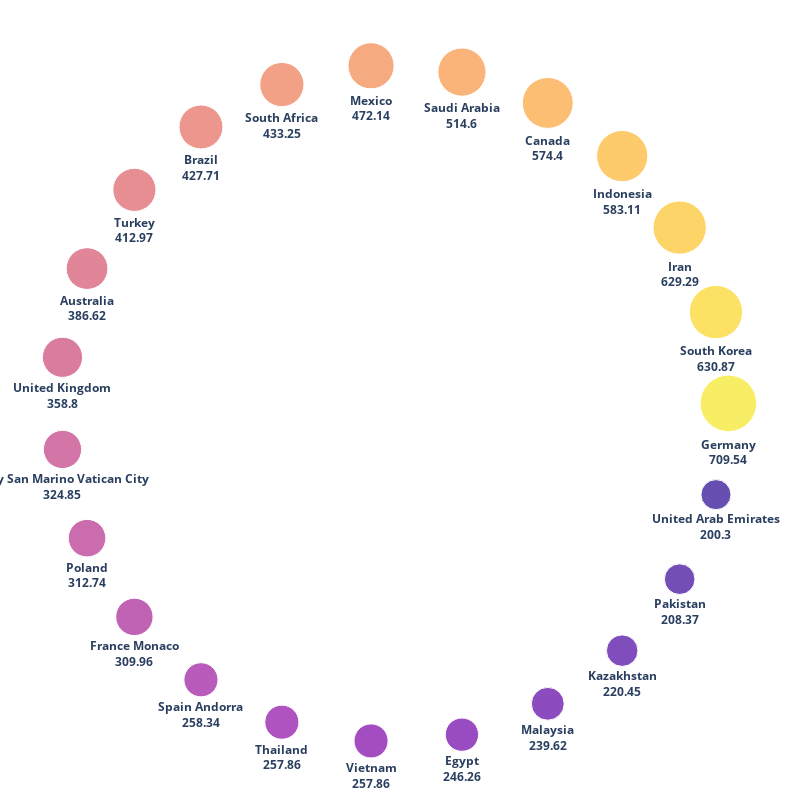

The code cell stored with this chart in its notebook:
### Code cell
fig = px.scatter(df_s,
                 x='X_coor',
                 y='Y_coor',
                 color="countries",
                 color_discrete_sequence=pal_plas,
                 size='emission_2018',
                 text='labels',
                 size_max=40)
fig.update_layout(width=800,
                  height=800,
                  margin=dict(t=0, l=0, r=0, b=0),
                  showlegend=False)
fig.update_traces(textposition='bottom center')
fig.update_xaxes(showgrid=False, zeroline=False, visible=False)
fig.update_yaxes(showgrid=False, zeroline=False, visible=False)

fig.update_layout({'plot_bgcolor': 'white', 'paper_bgcolor': 'white'})
fig.show()

### Figure 1 — Plotly figure (JSON) as saved in the notebook; plotly's stock layout.template omitted (floating-point values rounded to 4 significant figures)
{"data": [{"hovertemplate": "countries=Germany<br>X_coor=%{x}<br>Y_coor=%{y}<br>emission_2018=%{marker.size}<br>labels=%{text}<extra></extra>", "legendgroup": "Germany", "marker": {"color": "#f6e826", "size": [709.5], "sizemode": "area", "sizeref": 0.4435, "symbol": "circle"}, "mode": "markers+text", "name": "Germany", "orientation": "v", "showlegend": true, "text": ["<b>Germany<br>709.54"], "textposition": "bottom center", "type": "scatter", "x": [1], "xaxis": "x", "y": [0], "yaxis": "y"}, {"hovertemplate": "countries=South Korea<br>X_coor=%{x}<br>Y_coor=%{y}<br>emission_2018=%{marker.size}<br>labels=%{text}<extra></extra>", "legendgroup": "South Korea", "marker": {"color": "#fbd524", "size": [630.9], "sizemode": "area", "sizeref": 0.4435, "symbol": "circle"}, "mode": "markers+text", "name": "South Korea", "orientation": "v", "showlegend": true, "text": ["<b>South Korea<br>630.87"], "textposition": "bottom center", "type": "scatter", "x": [0.9629], "xaxis": "x", "y": [0.2698], "yaxis": "y"}, {"hovertemplate": "countries=Iran<br>X_coor=%{x}<br>Y_coor=%{y}<br>emission_2018=%{marker.size}<br>labels=%{text}<extra></extra>", "legendgroup": "Iran", "marker": {"color": "#fdc328", "size": [629.3], "sizemode": "area", "sizeref": 0.4435, "symbol": "circle"}, "mode": "markers+text", "name": "Iran", "orientation": "v", "showlegend": true, "text": ["<b>Iran<br>629.29"], "textposition": "bottom center", "type": "scatter", "x": [0.8544], "xaxis": "x", "y": [0.5196], "yaxis": "y"}, {"hovertemplate": "countries=Indonesia<br>X_coor=%{x}<br>Y_coor=%{y}<br>emission_2018=%{marker.size}<br>labels=%{text}<extra></extra>", "legendgroup": "Indonesia", "marker": {"color": "#fdb42f", "size": [583.1], "sizemode": "area", "sizeref": 0.4435, "symbol": "circle"}, "mode": "markers+text", "name": "Indonesia", "orientation": "v", "showlegend": true, "text": ["<b>Indonesia<br>583.11"], "textposition": "bottom center", "type": "scatter", "x": [0.6826], "xaxis": "x", "y": [0.7308], "yaxis": "y"}, {"hovertemplate": "countries=Canada<br>X_coor=%{x}<br>Y_coor=%{y}<br>emission_2018=%{marker.size}<br>labels=%{text}<extra></extra>", "legendgroup": "Canada", "marker": {"color": "#fca338", "size": [574.4], "sizemode": "area", "sizeref": 0.4435, "symbol": "circle"}, "mode": "markers+text", "name": "Canada", "orientation": "v", "showlegend": true, "text": ["<b>Canada<br>574.4"], "textposition": "bottom center", "type": "scatter", "x": [0.4601], "xaxis": "x", "y": [0.8879], "yaxis": "y"}, {"hovertemplate": "countries=Saudi Arabia<br>X_coor=%{x}<br>Y_coor=%{y}<br>emission_2018=%{marker.size}<br>labels=%{text}<extra></extra>", "legendgroup": "Saudi Arabia", "marker": {"color": "#f89441", "size": [514.6], "sizemode": "area", "sizeref": 0.4435, "symbol": "circle"}, "mode": "markers+text", "name": "Saudi Arabia", "orientation": "v", "showlegend": true, "text": ["<b>Saudi Arabia<br>514.6"], "textposition": "bottom center", "type": "scatter", "x": [0.2035], "xaxis": "x", "y": [0.9791], "yaxis": "y"}, {"hovertemplate": "countries=Mexico<br>X_coor=%{x}<br>Y_coor=%{y}<br>emission_2018=%{marker.size}<br>labels=%{text}<extra></extra>", "legendgroup": "Mexico", "marker": {"color": "#f3874a", "size": [472.1], "sizemode": "area", "sizeref": 0.4435, "symbol": "circle"}, "mode": "markers+text", "name": "Mexico", "orientation": "v", "showlegend": true, "text": ["<b>Mexico<br>472.14"], "textposition": "bottom center", "type": "scatter", "x": [-0.06824], "xaxis": "x", "y": [0.9977], "yaxis": "y"}, {"hovertemplate": "countries=South Africa<br>X_coor=%{x}<br>Y_coor=%{y}<br>emission_2018=%{marker.size}<br>labels=%{text}<extra></extra>", "legendgroup": "South Africa", "marker": {"color": "#ed7953", "size": [433.2], "sizemode": "area", "sizeref": 0.4435, "symbol": "circle"}, "mode": "markers+text", "name": "South Africa", "orientation": "v", "showlegend": true, "text": ["<b>South Africa<br>433.25"], "textposition": "bottom center", "type": "scatter", "x": [-0.3349], "xaxis": "x", "y": [0.9423], "yaxis": "y"}, {"hovertemplate": "countries=Brazil<br>X_coor=%{x}<br>Y_coor=%{y}<br>emission_2018=%{marker.size}<br>labels=%{text}<extra></extra>", "legendgroup": "Brazil", "marker": {"color": "#e56b5d", "size": [427.7], "sizemode": "area", "sizeref": 0.4435, "symbol": "circle"}, "mode": "markers+text", "name": "Brazil", "orientation": "v", "showlegend": true, "text": ["<b>Brazil<br>427.71"], "textposition": "bottom center", "type": "scatter", "x": [-0.5767], "xaxis": "x", "y": [0.817], "yaxis": "y"}, {"hovertemplate": "countries=Turkey<br>X_coor=%{x}<br>Y_coor=%{y}<br>emission_2018=%{marker.size}<br>labels=%{text}<extra></extra>", "legendgroup": "Turkey", "marker": {"color": "#de5f65", "size": [413.0], "sizemode": "area", "sizeref": 0.4435, "symbol": "circle"}, "mode": "markers+text", "name": "Turkey", "orientation": "v", "showlegend": true, "text": ["<b>Turkey<br>412.97"], "textposition": "bottom center", "type": "scatter", "x": [-0.7757], "xaxis": "x", "y": [0.6311], "yaxis": "y"}, {"hovertemplate": "countries=Australia<br>X_coor=%{x}<br>Y_coor=%{y}<br>emission_2018=%{marker.size}<br>labels=%{text}<extra></extra>", "legendgroup": "Australia", "marker": {"color": "#d5536f", "size": [386.6], "sizemode": "area", "sizeref": 0.4435, "symbol": "circle"}, "mode": "markers+text", "name": "Australia", "orientation": "v", "showlegend": true, "text": ["<b>Australia<br>386.62"], "textposition": "bottom center", "type": "scatter", "x": [-0.9172], "xaxis": "x", "y": [0.3984], "yaxis": "y"}, {"hovertemplate": "countries=United Kingdom<br>X_coor=%{x}<br>Y_coor=%{y}<br>emission_2018=%{marker.size}<br>labels=%{text}<extra></extra>", "legendgroup": "United Kingdom", "marker": {"color": "#cb4679", "size": [358.8], "sizemode": "area", "sizeref": 0.4435, "symbol": "circle"}, "mode": "markers+text", "name": "United Kingdom", "orientation": "v", "showlegend": true, "text": ["<b>United Kingdom<br>358.8"], "textposition": "bottom center", "type": "scatter", "x": [-0.9907], "xaxis": "x", "y": [0.1362], "yaxis": "y"}, {"hovertemplate": "countries=Italy San Marino Vatican City<br>X_coor=%{x}<br>Y_coor=%{y}<br>emission_2018=%{marker.size}<br>labels=%{text}<extra></extra>", "legendgroup": "Italy San Marino Vatican City", "marker": {"color": "#c13b82", "size": [324.9], "sizemode": "area", "sizeref": 0.4435, "symbol": "circle"}, "mode": "markers+text", "name": "Italy San Marino Vatican City", "orientation": "v", "showlegend": true, "text": ["<b>Italy San Marino Vatican City<br>324.85"], "textposition": "bottom center", "type": "scatter", "x": [-0.9907], "xaxis": "x", "y": [-0.1362], "yaxis": "y"}, {"hovertemplate": "countries=Poland<br>X_coor=%{x}<br>Y_coor=%{y}<br>emission_2018=%{marker.size}<br>labels=%{text}<extra></extra>", "legendgroup": "Poland", "marker": {"color": "#b52f8c", "size": [312.7], "sizemode": "area", "sizeref": 0.4435, "symbol": "circle"}, "mode": "markers+text", "name": "Poland", "orientation": "v", "showlegend": true, "text": ["<b>Poland<br>312.74"], "textposition": "bottom center", "type": "scatter", "x": [-0.9172], "xaxis": "x", "y": [-0.3984], "yaxis": "y"}, {"hovertemplate": "countries=France Monaco<br>X_coor=%{x}<br>Y_coor=%{y}<br>emission_2018=%{marker.size}<br>labels=%{text}<extra></extra>", "legendgroup": "France Monaco", "marker": {"color": "#a82296", "size": [310.0], "sizemode": "area", "sizeref": 0.4435, "symbol": "circle"}, "mode": "markers+text", "name": "France Monaco", "orientation": "v", "showlegend": true, "text": ["<b>France Monaco<br>309.96"], "textposition": "bottom center", "type": "scatter", "x": [-0.7757], "xaxis": "x", "y": [-0.6311], "yaxis": "y"}, {"hovertemplate": "countries=Spain Andorra<br>X_coor=%{x}<br>Y_coor=%{y}<br>emission_2018=%{marker.size}<br>labels=%{text}<extra></extra>", "legendgroup": "Spain Andorra", "marker": {"color": "#9c179e", "size": [258.3], "sizemode": "area", "sizeref": 0.4435, "symbol": "circle"}, "mode": "markers+text", "name": "Spain Andorra", "orientation": "v", "showlegend": true, "text": ["<b>Spain Andorra<br>258.34"], "textposition": "bottom center", "type": "scatter", "x": [-0.5767], "xaxis": "x", "y": [-0.817], "yaxis": "y"}, {"hovertemplate": "countries=Thailand<br>X_coor=%{x}<br>Y_coor=%{y}<br>emission_2018=%{marker.size}<br>labels=%{text}<extra></extra>", "legendgroup": "Thailand", "marker": {"color": "#8d0ba5", "size": [257.9], "sizemode": "area", "sizeref": 0.4435, "symbol": "circle"}, "mode": "markers+text", "name": "Thailand", "orientation": "v", "showlegend": true, "text": ["<b>Thailand<br>257.86"], "textposition": "bottom center", "type": "scatter", "x": [-0.3349], "xaxis": "x", "y": [-0.9423], "yaxis": "y"}, {"hovertemplate": "countries=Vietnam<br>X_coor=%{x}<br>Y_coor=%{y}<br>emission_2018=%{marker.size}<br>labels=%{text}<extra></extra>", "legendgroup": "Vietnam", "marker": {"color": "#7d03a8", "size": [257.9], "sizemode": "area", "sizeref": 0.4435, "symbol": "circle"}, "mode": "markers+text", "name": "Vietnam", "orientation": "v", "showlegend": true, "text": ["<b>Vietnam<br>257.86"], "textposition": "bottom center", "type": "scatter", "x": [-0.06824], "xaxis": "x", "y": [-0.9977], "yaxis": "y"}, {"hovertemplate": "countries=Egypt<br>X_coor=%{x}<br>Y_coor=%{y}<br>emission_2018=%{marker.size}<br>labels=%{text}<extra></extra>", "legendgroup": "Egypt", "marker": {"color": "#6e00a8", "size": [246.3], "sizemode": "area", "sizeref": 0.4435, "symbol": "circle"}, "mode": "markers+text", "name": "Egypt", "orientation": "v", "showlegend": true, "text": ["<b>Egypt<br>246.26"], "textposition": "bottom center", "type": "scatter", "x": [0.2035], "xaxis": "x", "y": [-0.9791], "yaxis": "y"}, {"hovertemplate": "countries=Malaysia<br>X_coor=%{x}<br>Y_coor=%{y}<br>emission_2018=%{marker.size}<br>labels=%{text}<extra></extra>", "legendgroup": "Malaysia", "marker": {"color": "#5c01a6", "size": [239.6], "sizemode": "area", "sizeref": 0.4435, "symbol": "circle"}, "mode": "markers+text", "name": "Malaysia", "orientation": "v", "showlegend": true, "text": ["<b>Malaysia<br>239.62"], "textposition": "bottom center", "type": "scatter", "x": [0.4601], "xaxis": "x", "y": [-0.8879], "yaxis": "y"}, {"hovertemplate": "countries=Kazakhstan<br>X_coor=%{x}<br>Y_coor=%{y}<br>emission_2018=%{marker.size}<br>labels=%{text}<extra></extra>", "legendgroup": "Kazakhstan", "marker": {"color": "#4b03a1", "size": [220.4], "sizemode": "area", "sizeref": 0.4435, "symbol": "circle"}, "mode": "markers+text", "name": "Kazakhstan", "orientation": "v", "showlegend": true, "text": ["<b>Kazakhstan<br>220.45"], "textposition": "bottom center", "type": "scatter", "x": [0.6826], "xaxis": "x", "y": [-0.7308], "yaxis": "y"}, {"hovertemplate": "countries=Pakistan<br>X_coor=%{x}<br>Y_coor=%{y}<br>emission_2018=%{marker.size}<br>labels=%{text}<extra></extra>", "legendgroup": "Pakistan", "marker": {"color": "#3a049a", "size": [208.4], "sizemode": "area", "sizeref": 0.4435, "symbol": "circle"}, "mode": "markers+text", "name": "Pakistan", "orientation": "v", "showlegend": true, "text": ["<b>Pakistan<br>208.37"], "textposition": "bottom center", "type": "scatter", "x": [0.8544], "xaxis": "x", "y": [-0.5196], "yaxis": "y"}, {"hovertemplate": "countries=United Arab Emirates<br>X_coor=%{x}<br>Y_coor=%{y}<br>emission_2018=%{marker.size}<br>labels=%{text}<extra></extra>", "legendgroup": "United Arab Emirates", "marker": {"color": "#260591", "size": [200.3], "sizemode": "area", "sizeref": 0.4435, "symbol": "circle"}, "mode": "markers+text", "name": "United Arab Emirates", "orientation": "v", "showlegend": true, "text": ["<b>United Arab Emirates<br>200.3"], "textposition": "bottom center", "type": "scatter", "x": [0.9629], "xaxis": "x", "y": [-0.2698], "yaxis": "y"}], "layout": {"height": 800, "legend": {"itemsizing": "constant", "title": {"text": "countries"}, "tracegroupgap": 0}, "margin": {"b": 0, "l": 0, "r": 0, "t": 0}, "paper_bgcolor": "white", "plot_bgcolor": "white", "showlegend": false, "width": 800, "xaxis": {"anchor": "y", "domain": [0, 1], "showgrid": false, "title": {"text": "X_coor"}, "visible": false, "zeroline": false}, "yaxis": {"anchor": "x", "domain": [0, 1], "showgrid": false, "title": {"text": "Y_coor"}, "visible": false, "zeroline": false}}}
